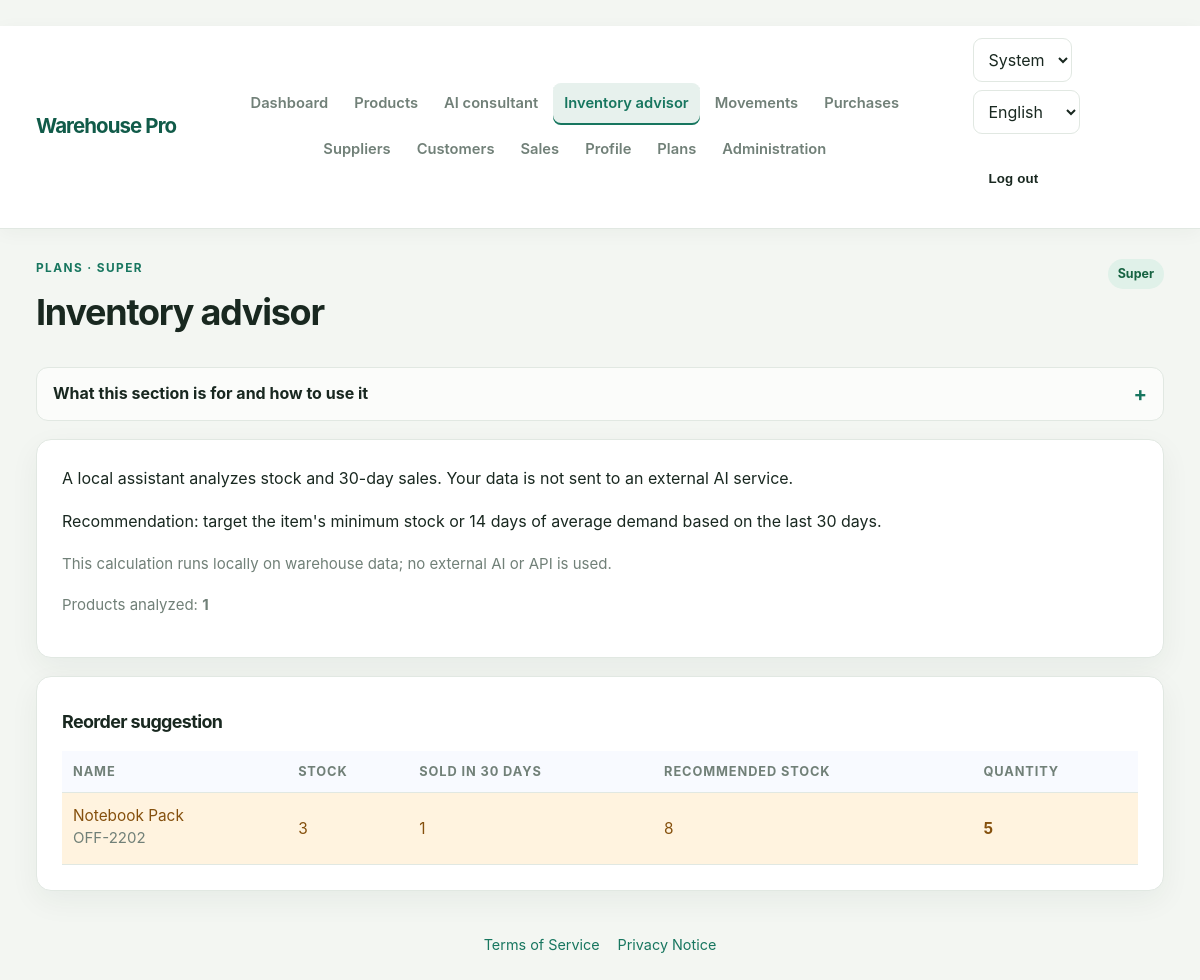
/inventory/advisor/ (signed in), run on the app's committed database.
### warehouse/models.py (models this page shows, shortened)
class Product(models.Model):
    organization = models.ForeignKey(
        Organization,
        on_delete=models.PROTECT,
        related_name="products",
    )
    name = models.CharField(max_length=150)
    sku = models.CharField(max_length=50)
    category = models.ForeignKey(Category, on_delete=models.PROTECT, null=True, blank=True)
    supplier = models.ForeignKey(Supplier, on_delete=models.PROTECT, null=True, blank=True)
    quantity = models.PositiveIntegerField(default=0)
    unit_price = models.DecimalField(max_digits=10, decimal_places=2, default=0)
    minimum_stock = models.PositiveIntegerField(default=0)
    description = models.TextField(blank=True)
    is_active = models.BooleanField(default=True)
    created_at = models.DateTimeField(auto_now_add=True)
    updated_at = models.DateTimeField(auto_now=True)
    class Meta:
        ordering = ["name"]
        constraints = [
            models.UniqueConstraint(
                fields=["organization", "sku"],
                name="product_sku_per_org",
            )
        ]

### warehouse/views.py (the view)
# urls.py: path("inventory/advisor/", views.inventory_advisor, name="inventory_advisor"),
@warehouse_staff_required
def inventory_advisor(request):
    organization = request.organization
    plan_key = effective_plan_for_user(organization, request.user)
    if plan_key != "super":
        return render(
            request,
            "warehouse/inventory_advisor.html",
            {"can_access": False},
        )
    products = list(
        Product.objects.filter(organization=organization, is_active=True)
        .select_related("category")
        .order_by("quantity", "name")
    )
    sold_units_by_product = dict(
        Sale.objects.filter(
            organization=organization,
            sold_at__gte=timezone.now() - timedelta(days=30),
        )
        .values("product_id")
        .annotate(units=Sum("quantity"))
        .values_list("product_id", "units")
    )
    suggestions = []
    for product in products:
        sold_units = sold_units_by_product.get(product.pk, 0)
        average_daily_sales = sold_units / 30
        recommended_stock = max(
            product.minimum_stock,
            math.ceil(average_daily_sales * 14),
        )
        reorder_quantity = max(0, recommended_stock - product.quantity)
        if reorder_quantity:
            suggestions.append(
                {
                    "product": product,
                    "sold_units": sold_units,
                    "average_daily_sales": round(average_daily_sales, 1),
                    "recommended_stock": recommended_stock,
                    "reorder_quantity": reorder_quantity,
                    "urgency": "critical" if product.quantity == 0 else "warning",
                }
            )
    return render(
        request,
        "warehouse/inventory_advisor.html",
        {
            "can_access": True,
            "suggestions": suggestions[:50],
            "suggestion_count": len(suggestions),
            "products_analyzed": len(products),
            "window_days": 30,
            "lead_days": 14,
        },
    )

### warehouse/plans.py (called while the page is built)
def effective_plan_for_user(organization, user):
    if user.is_superuser:
        return "super"
    return effective_plan(organization)

### warehouse/views.py (called while the page is built, shortened)
def warehouse_staff_required(view):
    @wraps(view)
    @login_required
    def wrapped(request, *args, **kwargs):
        try:
            request.organization = request.user.warehouse_profile.organization
        except UserProfile.DoesNotExist:
            return HttpResponseForbidden("No warehouse workspace is assigned to this account.")
        return view(request, *args, **kwargs)
    return wrapped

### warehouse/templates/warehouse/inventory_advisor.html (shortened to what this page needs)
{% extends 'warehouse/base.html' %}
{% block content %}
<section class="page-header">
    <div>
        <p class="eyebrow">{{ ui.plans }} · Super</p>
        <h1>{{ ui.advisor }}</h1>
    </div>
    {% if can_access %}
    <span class="plan-ribbon">{{ ui.super }}</span>
    {% endif %}
</section>
{% include 'warehouse/page_guide.html' %}
{% if not can_access %}
<section class="panel feature-locked">
    <h2>{{ ui.advisor }}</h2>
    <p>{{ ui.advisor_intro }}</p>
    <p>{{ ui.no_external_ai }}</p>
    <p>{{ ui.locked_feature }} Super.</p>
    <a class="btn btn-primary" href="{% url 'plan_detail' 'super' %}">{{ ui.upgrade_to_plan }} Super</a>
</section>
{% else %}
<section class="panel advisor-intro">
    <p>{{ ui.advisor_intro }}</p>
    <p>{{ ui.advisor_method }}</p>
    <p class="help-text">{{ ui.no_external_ai }}</p>
    <p class="help-text">{{ ui.products_analyzed }}: <strong>{{ products_analyzed }}</strong></p>
</section>
<section class="panel advisor-results">
    <h2>{{ ui.reorder_suggestion }}</h2>
    {% if suggestions %}
    <div class="table-wrap">
        <table>
            <thead>
                <tr>
                    <th>{{ ui.name }}</th>
                    <th>{{ ui.stock }}</th>
                    <th>{{ ui.sold_in_period }}</th>
                    <th>{{ ui.recommended_stock }}</th>
                    <th>{{ ui.quantity }}</th>
                </tr>
            </thead>
            <tbody>
                {% for item in suggestions %}
                <tr class="{% if item.urgency == 'critical' %}advisor-critical{% else %}advisor-warning{% endif %}">
                    <td>{{ item.product.name }} <span class="help-text">{{ item.product.sku }}</span></td>
                    <td>{{ item.product.quantity }}</td>
                    <td>{{ item.sold_units }}</td>
                    <td>{{ item.recommended_stock }}</td>
                    <td><strong>{{ item.reorder_quantity }}</strong></td>
                </tr>
                {% endfor %}
            </tbody>
        </table>
    </div>
    {% else %}
    <p>{{ ui.no_reorder_needed }}</p>
    {% endif %}
</section>
{% endif %}
{% endblock %}

### warehouse/static/warehouse/css/styles.css (style rules this page uses)
:root { --bg: #eef4ff; --bg-strong: #dfe9ff; --card: #ffffff; --card-alt: #f7f9ff; --primary: #2f6bff; --primary-dark: #1f53d8; --primary-button: #2f6bff; --primary-button-hover: #1f53d8; --success: #1a8f5c; --warning: #d97706; --danger: #dc2626; --text: #172033; --muted: #5d6b82; --border: #dfe7f5; --row-hover: #f4f8ff; --success-bg: #dcfce7; --success-text: #166534; --warning-bg: #fef3c7; --warning-text: #92400e; --danger-bg: #fee2e2; --danger-text: #991b1b; --danger-button: #dc2626; --danger-button-hover: #b91c1c; --message-bg: #dcfce7; --message-text: #166534; --info-bg: #e9f2ff; --info-text: #1e40af; --bar-track: #e6edf9; --plan-ribbon-bg: #dbeafe; --plan-ribbon-text: #1e40af; --shadow-soft: 0 18px 44px rgba(18, 30, 60, 0.08); color-scheme: light; }
* { box-sizing: border-box; }
html { scroll-behavior: smooth; }
body { margin: 0; min-height: 100vh; font-family: "Segoe UI", Arial, sans-serif; background: linear-gradient(180deg, var(--bg) 0%, var(--bg-strong) 100%); color: var(--text); }
.page-header { display: flex; justify-content: space-between; align-items: center; margin-bottom: 24px; }
.eyebrow { margin: 0; color: var(--primary); text-transform: uppercase; letter-spacing: 0.08em; font-size: 0.72rem; font-weight: 700; }
h1, h2 { margin: 6px 0 0; }
.stat-card, .panel { background: linear-gradient(180deg, var(--card) 0%, var(--card-alt) 100%); border: 1px solid var(--border); border-radius: 18px; box-shadow: var(--shadow-soft); }
.panel { padding: 20px; }
.import-panel, .import-preview, .import-errors, .advisor-intro, .advisor-results, .feature-locked { margin-bottom: 20px; }
.import-panel > :first-child, .advisor-intro > :first-child { margin-top: 0; }
.table-wrap { max-width: 100%; overflow-x: auto; }
.table-wrap table { min-width: 680px; }
.advisor-warning { background: var(--warning-bg); color: var(--warning-text); }
table { width: 100%; border-collapse: collapse; margin-top: 12px; }
th, td { text-align: left; padding: 12px 10px; border-bottom: 1px solid var(--border); vertical-align: middle; }
th { background: rgba(47, 107, 255, 0.03); }
th { font-size: 0.78rem; text-transform: uppercase; letter-spacing: 0.06em; color: var(--muted); }
.help-text { display: block; color: var(--muted); font-size: 0.88rem; line-height: 1.5; }
.plan-ribbon { align-self: flex-start; background: var(--plan-ribbon-bg); color: var(--plan-ribbon-text); border-radius: 999px; padding: 5px 10px; font-size: 0.78rem; font-weight: 700; }
:root { --bg: #f3f6f2; --bg-strong: #e9efe9; --card: #ffffff; --card-alt: #fbfcfa; --primary: #17765f; --primary-dark: #115b49; --primary-button: #17765f; --primary-button-hover: #115b49; --success: #16805d; --warning: #b76a14; --danger: #c44545; --text: #192820; --muted: #718078; --border: #e1e8e2; --row-hover: #f3f8f4; --success-bg: #e2f4e9; --success-text: #176342; --warning-bg: #fff3df; --warning-text: #85500d; --danger-bg: #fce9e7; --danger-text: #963b37; --danger-button: #bd4545; --danger-button-hover: #9f3535; --message-bg: #e2f4e9; --message-text: #176342; --info-bg: #e7f1ed; --info-text: #225c49; --bar-track: #e9efea; --plan-ribbon-bg: #e0f1e9; --plan-ribbon-text: #176342; --shadow-soft: 0 10px 30px rgba(24, 50, 37, .055); color-scheme: light; }
body { background: var(--bg); font-family: Inter, "Segoe UI", Arial, sans-serif; line-height: 1.5; }
.page-header { gap: 18px; margin-bottom: 26px; }
.eyebrow { color: var(--primary); letter-spacing: .12em; font-size: .68rem; }
h1, h2 { letter-spacing: -.035em; }
h1 { font-size: clamp(1.7rem, 3vw, 2.25rem); }
h2 { font-size: 1.12rem; }
.panel, .stat-card { background: var(--card); border: 1px solid var(--border); border-radius: 15px; box-shadow: var(--shadow-soft); }
.panel { padding: clamp(18px, 2.2vw, 25px); margin-bottom: 18px; }
table { margin-top: 14px; }
th { color: var(--muted); font-size: .76rem; text-transform: uppercase; letter-spacing: .07em; }
th, td { padding: 13px 11px; border-bottom-color: var(--border); }
body { font-size: 16px; line-height: 1.6; }
.panel, .stat-card { color: var(--text); }
.panel p, .help-text, .empty-state, .movement-list { line-height: 1.7; }
.help-text { font-size: .94rem; }
.eyebrow { font-size: .74rem; }
.page-header { align-items: flex-end; }
th { font-size: .8rem; }
td { font-size: .96rem; }

### data on the page
Product: product.name "Notebook Pack", product.sku "OFF-2202", product.quantity "3", sold_units "1", recommended_stock "8", reorder_quantity "5"

### other printed values
{{ ui.brand }} "Warehouse Pro"
{{ ui.dashboard }} "Dashboard"
{{ ui.products }} "Products"
{{ ui.advisor }} "Inventory advisor"
{{ ui.movements }} "Movements"
{{ ui.purchases }} "Purchases"
{{ ui.suppliers }} "Suppliers"
{{ ui.customers }} "Customers"
{{ ui.sales }} "Sales"
{{ ui.profile }} "Profile"
{{ ui.plans }} "Plans"
{{ ui.site_admin }} "Administration"
{{ ui.logout }} "Log out"
{{ ui.plans }} "PLANS"
{{ ui.super }} "Super"
